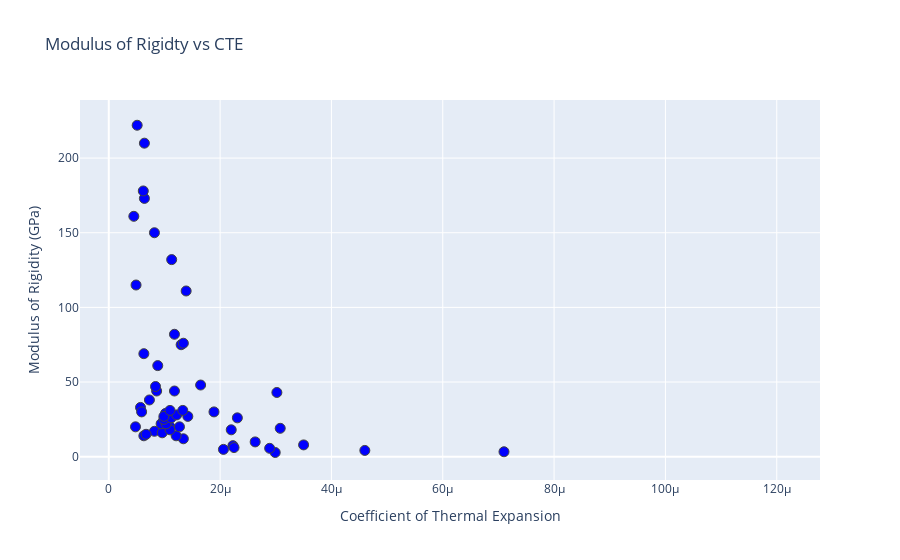

Source (notebook cell):
### Markdown cell above
## Now for ploting the Modulus of rigidity vs CTE

### Code cell
import plotly 
import plotly.graph_objs as go

from plotly.offline import iplot
plotly.offline.init_notebook_mode(connected=True)



layout = go.Layout(title = "Modulus of Rigidty vs CTE",xaxis= dict(title= 'Coefficient of Thermal Expansion '), 
                   yaxis= dict(title= 'Modulus of Rigidity (GPa)'))



trace = go.Scatter(x = df['coefficient_of_linear_thermal_expansion'], y = df['rigidity_modulus'], mode = 'markers'
                  , marker = dict(size= 10, line= dict(width=1), color= 'Blue'))

data = [trace] 

fig= go.Figure(data, layout=layout)
iplot(fig)

### Figure 1 — Plotly figure (JSON) as saved in the notebook; plotly's stock layout.template omitted (floating-point values rounded to 4 significant figures)
{"data": [{"marker": {"color": "Blue", "line": {"width": 1}, "size": 10}, "mode": "markers", "type": "scatter", "x": [null, null, 4.6e-05, 1.13e-05, 6e-06, 7.1e-06, null, null, null, null, 7.1e-05, 8.2e-06, 2.31e-05, 2.6e-06, null, null, null, null, null, 2.23e-05, 1.02e-05, 8.6e-06, 8.4e-06, 4.9e-06, 2.17e-05, 1.18e-05, 1.3e-05, 1.34e-05, 1.65e-05, 3.02e-05, 0.00012, 6e-06, null, null, null, null, null, 2.25e-05, 1.06e-05, 5.7e-06, 7.3e-06, 4.8e-06, null, 6.4e-06, 8.2e-06, 1.18e-05, 1.89e-05, 3.08e-05, 3.21e-05, 2.2e-05, 1.1e-05, null, null, null, null, 2.06e-05, 5.9e-06, 6.3e-06, 4.5e-06, 6.2e-06, 5.1e-06, 6.4e-06, 8.8e-06, 1.42e-05, null, 2.99e-05, 2.89e-05, 1.34e-05, 1.21e-05, 6.3e-06, 6.7e-06, 9.6e-06, 1.1e-05, 1.27e-05, 3.5e-05, 9.4e-06, 1.03e-05, 9.9e-06, 1.12e-05, 1.22e-05, 1.33e-05, 2.63e-05, 9.9e-06, null, 1.1e-05, null, 1.39e-05, null, null], "y": [null, null, 4.2, 132, null, null, null, null, null, null, 3.3, 17, 26, null, null, null, null, null, 1.3, 7.4, 29, 44, 47, 115, null, 82, 75, 76, 48, 43, null, null, null, 3.7, null, null, null, 6.1, 26, 33, 38, 20, null, 173, 150, 44, 30, 19, null, 18, 20, 16, null, null, null, 4.9, 30, 69, 161, 178, 222, 210, 61, 27, null, 2.8, 5.6, 12, 14, 14, 15, 16, 18, 20, 7.9, 22, 22, 25, 26, 28, 31, 9.9, 27, null, 31, null, 111, null, 43]}], "layout": {"title": {"text": "Modulus of Rigidty vs CTE"}, "xaxis": {"title": {"text": "Coefficient of Thermal Expansion "}}, "yaxis": {"title": {"text": "Modulus of Rigidity (GPa)"}}}}
